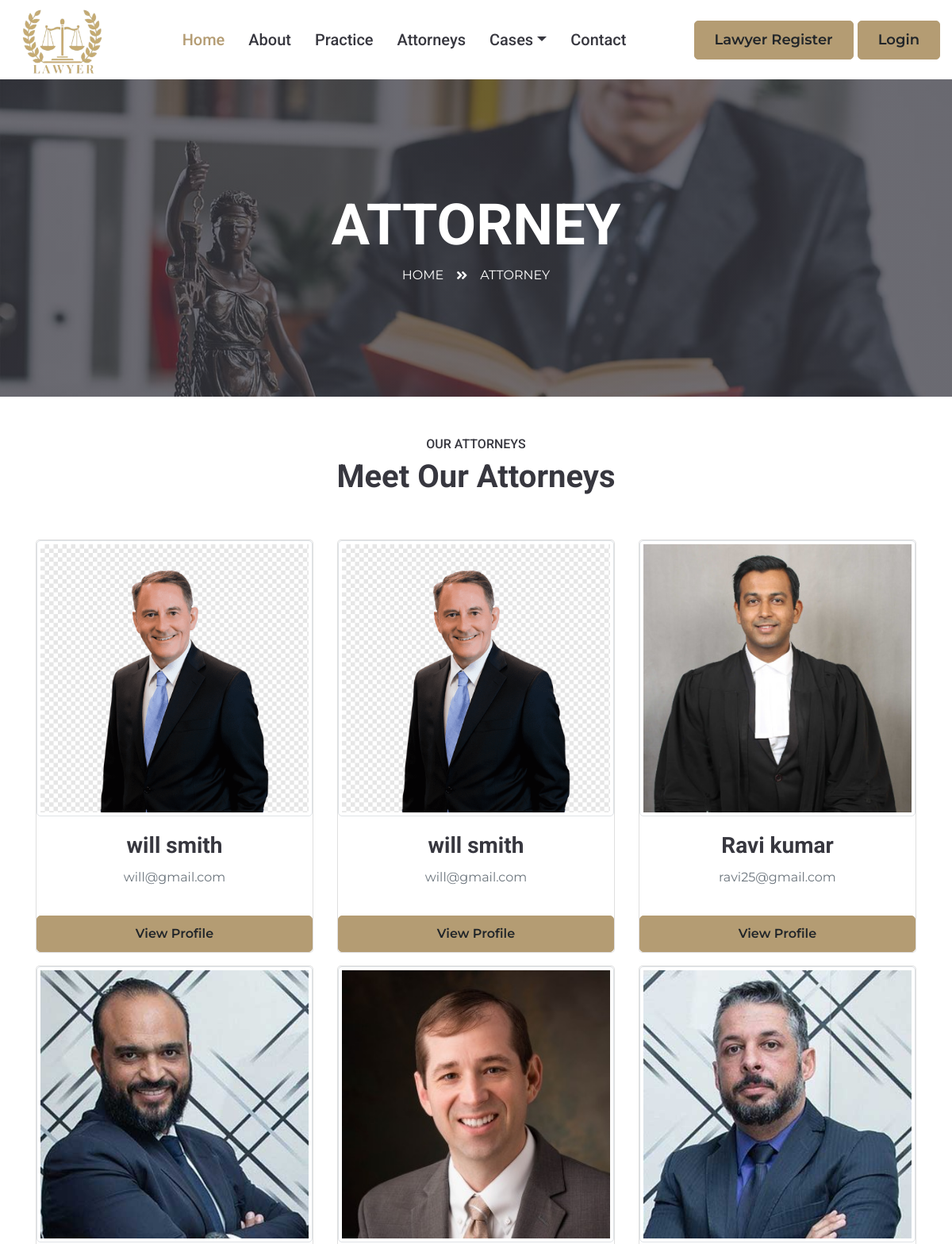
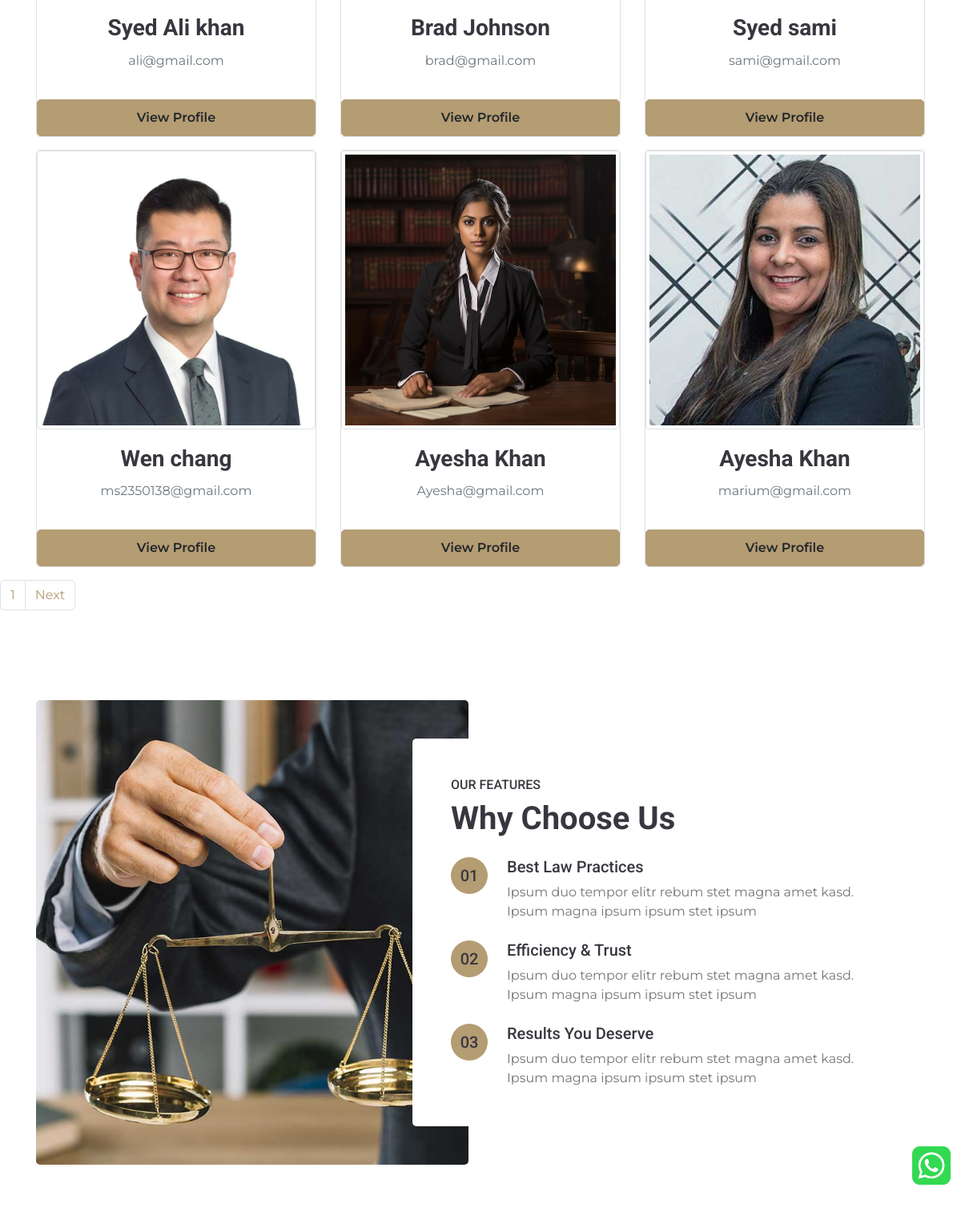
The app's page /team.php with its own data (2 pictures, top to bottom).
### tables this page shows
CREATE TABLE `lawyer` (
  `id` int(255) NOT NULL,
  `name` varchar(255) NOT NULL,
  `case` int(255) NOT NULL,
  `email` varchar(255) NOT NULL,
  `password` varchar(255) NOT NULL,
  `phone` varchar(255) NOT NULL,
  `experience` varchar(255) NOT NULL,
  `address` varchar(255) NOT NULL,
  `image` varchar(255) NOT NULL
);

### team.php (the view, shortened to what this page needs)
<?php
include("header.php");
include("config.php");
$limit=9;
if (isset($_GET['pgno'])) {
    $pgno=$_GET['pgno'];
}else{
    $pgno=1;
}
$start=($pgno-1)*$limit;
$select="SELECT *from `lawyer` as l inner join `cases` as c on l.case=c.cid order by `id` desc limit {$start},{$limit}";
$run_select=mysqli_query($connection,$select);
if (mysqli_num_rows($run_select)) {
?>
<!DOCTYPE html>
<html lang="en">
<head>
</head>
<body>
    <div class="container-fluid bg-page-header" style="margin-bottom: 50px;">
        <div class="container">
            <div class="d-flex flex-column align-items-center justify-content-center" style="min-height: 400px">
                <h3 class="display-3 text-white text-uppercase">Attorney</h3>
                <div class="d-inline-flex text-white">
                    <p class="m-0 text-uppercase"><a class="text-white" href="">Home</a></p>
                    <i class="fa fa-angle-double-right pt-1 px-3"></i>
                    <p class="m-0 text-uppercase">Attorney</p>
                </div>
            </div>
        </div>
    </div>
    <div class="container">
        <div class="text-center ">
            <h6 class="text-uppercase">Our Attorneys</h6>
            <h1 class="mb-2">Meet Our Attorneys</h>
                <h2 class="text-white">Our Team</h2>
                <div class="row ">
        <?php
        while ($row=mysqli_fetch_assoc($run_select)) {
        ?>
                    <div class="col-lg-4 col-md-6 col-sm-12 mb-3">
                        <div class="card">
                            <img src="<?php echo 'admin-panel/image/'.$row['image']?>" class="img-thumbnail" alt="...">
                            <div class="card-body">
                                <h3 class="card-title"><?php echo $row['name']?></h3>
                                <p class="text-muted"><?php echo $row['email']?></p>
                            </div>
                            <a href="lawyertemp.php?id=<?php echo $row['id']?>" class="btn btn-primary">View Profile</a>
                        </div>
                    </div>
                <?php
                 }
                }
                ?>
                </div>
        </div>
    </div>
    <?php
    $pagination="SELECT *FROM `lawyer` as l inner join `cases` as c on l.case=c.cid";
    $run=mysqli_query($connection,$pagination);
    if (mysqli_num_rows($run)>0) {
        $total_record=mysqli_num_rows($run);
        $total_page=ceil($total_record / $limit);
        echo '<ul class="pagination">';
    for ($i=1; $i < $total_page ; $i++) {
        echo '<li class="page-item"><a class="page-link" href="team.php?pgno='.$i.'">'.$i.'</a></li>';
    }
    if ($pgno < $total_page) {
        echo '<li class="page-item"><a class="page-link" href="team.php?pgno='.($pgno + 1).'">Next</a></li>';
    }
    echo '</ul>';
}
    ?>
    <div class="container-fluid py-5">
        <div class="container py-5">
            <div class="row">
                <div class="col-lg-6" style="min-height: 500px;">
                    <div class="position-relative h-100 rounded overflow-hidden">
                        <img class="position-absolute w-100 h-100" src="img/feature.jpg" style="object-fit: cover;">
                    </div>
                </div>
                <div class="col-lg-6 pt-5 pb-lg-5">
                    <div class="feature-text bg-white rounded p-lg-5">
                        <h6 class="text-uppercase">Our Features</h6>
                        <h1 class="mb-4">Why Choose Us</h1>
                        <div class="d-flex mb-4">
                            <div class="btn-primary btn-lg-square px-3" style="border-radius: 50px;">
                                <h5 class="text-secondary m-0">01</h5>
                            </div>
                            <div class="ml-4">
                                <h5>Best Law Practices</h5>
                                <p class="m-0">Ipsum duo tempor elitr rebum stet magna amet kasd. Ipsum magna ipsum
                                    ipsum stet ipsum</p>
                            </div>
                        </div>
                        <div class="d-flex mb-4">
                            <div class="btn-primary btn-lg-square px-3" style="border-radius: 50px;">
                                <h5 class="text-secondary m-0">02</h5>
                            </div>
                            <div class="ml-4">
                                <h5>Efficiency & Trust</h5>
                                <p class="m-0">Ipsum duo tempor elitr rebum stet magna amet kasd. Ipsum magna ipsum
                                    ipsum stet ipsum</p>
                            </div>
                        </div>
                        <div class="d-flex">
                            <div class="btn-primary btn-lg-square px-3" style="border-radius: 50px;">
                                <h5 class="text-secondary m-0">03</h5>
                            </div>
                            <div class="ml-4">
                                <h5>Results You Deserve</h5>
                                <p class="m-0">Ipsum duo tempor elitr rebum stet magna amet kasd. Ipsum magna ipsum
                                    ipsum stet ipsum</p>
                            </div>
                        </div>
                    </div>
                </div>
            </div>
        </div>
    </div>
</body>
</html>

### header.php (shortened to what this page needs)
<!DOCTYPE html>
<html lang="en">
<head>
    <link href="https://cdnjs.cloudflare.com/ajax/libs/font-awesome/5.10.0/css/all.min.css" rel="stylesheet">
    <link href="lib/owlcarousel/assets/owl.carousel.min.css" rel="stylesheet">
    <link href="lib/tempusdominus/css/tempusdominus-bootstrap-4.min.css" rel="stylesheet" />
    <link href="css/style.css" rel="stylesheet">
</head>
<body>
<div class="wts">
    <a href="https://wa.me/03********">
        <img src="img/wts.png" width="80px">
</a>
</div>
    <div class="container-fluid">
        <nav class="navbar navbar-expand-lg bg-white navbar-light p-0">
            <div class="collapse navbar-collapse " id="navbarCollapse">
                <a href="index.html"> <img src="img/logo.png" style="height: 100px;" alt=""></a>
                <div class="navbar-nav mx-auto  py-0">
                    <a href="index.php" class="nav-item nav-link active" style="font-size: 20px;">Home</a>
                    <a href="about.php" class="nav-item nav-link" style="font-size: 20px;">About</a>
                    <a href="service.php" class="nav-item nav-link" style="font-size: 20px;">Practice</a>
                    <a href="team.php" class="nav-item nav-link" style="font-size: 20px;">Attorneys</a>
                    <div class="nav-item dropdown">
                        <a href="#" class="nav-link dropdown-toggle" data-toggle="dropdown"
                            style="font-size: 20px;">Cases</a>
                    </div>
                    <a href="contact.php" class="nav-item nav-link" style="font-size: 20px;">Contact</a>
                </div>
                <a href="lawyer-panel/lawyerRegister.php"  class="btn btn-primary  d-lg-block" style="font-size: 18px;margin-right:5px;">Lawyer Register</a>
                <a href="" class="btn btn-primary   d-lg-block" style="font-size: 18px;">Login</a>
            </div>
        </nav>
    </div>

### header.php (style rules this page uses)
.wts { position: fixed; bottom:55px; right: -3px; }

### records on screen
lawyer: image (picture), name "will smith", email "will@gmail.com"
lawyer: image (picture), name "will smith", email "will@gmail.com"
lawyer: image (picture), name "Ravi kumar", email "ravi25@gmail.com"
lawyer: image (picture), name "Syed Ali khan", email "ali@gmail.com"
lawyer: image (picture), name "Brad Johnson", email "brad@gmail.com"
lawyer: image (picture), name "Syed sami", email "sami@gmail.com"
lawyer: image (picture), name "Wen chang", email "ms2350138@gmail.com"
lawyer: image (picture), name "Ayesha Khan", email "Ayesha@gmail.com"
lawyer: image (picture), name "Ayesha Khan", email "marium@gmail.com"
